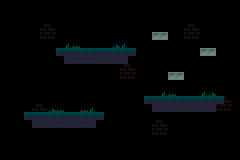

A level layout from a 2D game, rendered from its tile map. Below: a short description, then the map file with its tile-grid data intact:
An orthogonal 30x20 tile map with 8x8 px tiles, 3 tile layers (bg, solid, deco) and 1 object (player).

<map version="1.10" tiledversion="1.11.0" orientation="orthogonal" renderorder="right-down" width="30" height="20" tilewidth="8" tileheight="8" infinite="0" nextlayerid="6" nextobjectid="6">
 <tileset firstgid="1" source="tileset_1.tsx" />
 <layer id="1" name="bg" width="30" height="20">
  <data encoding="csv">
1,1,1,1,1,1,1,1,1,1,1,1,1,1,1,1,1,1,1,1,1,1,1,1,1,1,1,1,1,1,
1,1,1,1,1,1,1,1,1,1,1,1,1,1,1,1,1,1,1,1,1,1,1,1,1,1,1,1,1,1,
1,1,1,1,1,1,1,1,1,1,1,1,1,1,1,1,1,1,1,1,1,1,1,1,1,1,1,1,1,1,
1,1,1,1,1,10,11,1,1,1,1,1,1,1,1,1,1,1,1,1,1,1,1,10,11,1,1,1,1,1,
1,1,1,1,1,18,19,1,1,1,1,1,1,1,1,1,1,1,1,1,1,1,1,18,19,1,1,1,1,1,
1,1,1,1,1,1,1,1,1,1,1,1,1,1,1,1,1,1,1,1,1,1,1,1,1,1,1,1,1,1,
1,1,1,1,1,1,1,1,1,1,1,1,1,1,1,1,1,1,1,1,1,1,1,1,1,1,1,1,1,1,
1,1,1,1,1,1,1,1,1,1,1,1,1,1,1,1,1,1,1,1,1,1,1,1,1,1,1,1,1,1,
1,1,1,1,1,1,1,1,1,1,1,1,1,1,1,10,11,1,1,1,1,1,1,1,1,1,1,1,1,1,
1,1,1,1,1,1,1,1,1,1,1,1,1,1,1,18,19,1,1,1,1,1,1,1,1,1,1,1,1,1,
1,1,1,1,1,1,1,1,1,1,1,1,1,1,1,1,1,1,1,1,1,1,1,1,1,1,1,1,1,1,
1,1,1,1,1,1,1,1,1,1,1,1,1,1,1,1,1,1,1,1,1,1,1,1,1,1,1,1,1,1,
1,1,1,1,1,1,1,1,1,1,1,1,1,1,1,1,1,1,1,1,1,1,1,1,1,1,1,10,11,1,
1,1,1,1,10,11,1,1,1,1,1,1,1,1,1,1,1,1,1,1,1,1,1,1,1,1,1,18,19,1,
1,1,1,1,18,19,1,1,1,1,1,1,1,1,1,1,1,1,1,1,1,1,1,1,1,1,1,1,1,1,
1,1,1,1,1,1,1,1,1,1,1,1,1,1,1,1,1,1,1,10,11,1,1,1,1,1,1,1,1,1,
1,1,1,1,1,1,1,1,1,1,1,1,1,1,1,1,1,1,1,18,19,1,1,1,1,1,1,1,1,1,
1,1,1,1,1,1,1,1,1,1,1,1,1,1,1,1,1,1,1,1,1,1,1,1,1,1,1,1,1,1,
1,1,1,1,1,1,1,1,1,1,1,1,1,1,1,1,1,1,1,1,1,1,1,1,1,1,1,1,1,1,
1,1,1,1,1,1,1,1,1,1,1,1,1,1,1,1,1,1,1,1,1,1,1,1,1,1,1,1,1,1
</data>
 </layer>
 <objectgroup id="4" name="objs">
  <object id="2" name="player" x="64" y="112">
   <point />
  </object>
 </objectgroup>
 <layer id="2" name="solid" width="30" height="20">
  <data encoding="csv">
0,0,0,0,0,0,0,0,0,0,0,0,0,0,0,0,0,0,0,0,0,0,0,0,0,0,0,0,0,0,
0,0,0,0,0,0,0,0,0,0,0,0,0,0,0,0,0,0,0,0,0,0,0,0,0,0,0,0,0,0,
0,0,0,0,0,0,0,0,0,0,0,0,0,0,0,0,0,0,0,0,0,0,0,0,0,0,0,0,0,0,
0,0,0,0,0,0,0,0,0,0,0,0,0,0,0,0,0,0,0,0,0,0,0,0,0,0,0,0,0,0,
0,0,0,0,0,0,0,0,0,0,0,0,0,0,0,0,0,0,0,64,64,0,0,0,0,0,0,0,0,0,
0,0,0,0,0,0,0,0,0,0,0,0,0,0,0,0,0,0,0,0,0,0,0,0,0,0,0,0,0,0,
0,0,0,0,0,0,0,45,47,47,45,45,47,47,45,45,47,0,0,0,0,0,0,0,0,64,64,0,0,0,
0,0,0,0,0,0,0,0,59,50,50,50,60,34,34,34,0,0,0,0,0,0,0,0,0,0,0,0,0,0,
0,0,0,0,0,0,0,0,0,0,0,0,0,0,0,0,0,0,0,0,0,0,0,0,0,0,0,0,0,0,
0,0,0,0,0,0,0,0,0,0,0,0,0,0,0,0,0,0,0,0,0,64,64,0,0,0,0,0,0,0,
0,0,0,0,0,0,0,0,0,0,0,0,0,0,0,0,0,0,0,0,0,0,0,0,0,0,0,0,0,0,
0,0,0,0,0,0,0,0,0,0,0,0,0,0,0,0,0,0,0,0,0,0,0,0,0,0,0,0,0,0,
0,0,0,0,0,0,0,0,0,0,0,0,0,0,0,0,0,0,45,47,47,45,45,47,47,45,45,47,0,0,
0,0,0,0,0,0,0,0,0,0,0,0,0,0,0,0,0,0,0,34,34,52,34,34,34,52,34,0,0,0,
0,0,0,45,47,47,45,45,47,47,45,45,47,0,0,0,0,0,0,0,0,0,0,0,0,0,0,0,0,0,
0,0,0,0,34,34,58,50,57,58,50,57,0,0,0,0,0,0,0,0,0,0,0,0,0,0,0,0,0,0,
0,0,0,0,0,0,0,0,0,0,0,0,0,0,0,0,0,0,0,0,0,0,0,0,0,0,0,0,0,0,
0,0,0,0,0,0,0,0,0,0,0,0,0,0,0,0,0,0,0,0,0,0,0,0,0,0,0,0,0,0,
0,0,0,0,0,0,0,0,0,0,0,0,0,0,0,0,0,0,0,0,0,0,0,0,0,0,0,0,0,0,
0,0,0,0,0,0,0,0,0,0,0,0,0,0,0,0,0,0,0,0,0,0,0,0,0,0,0,0,0,0
</data>
 </layer>
 <layer id="5" name="deco" width="30" height="20">
  <data encoding="csv">
0,0,0,0,0,0,0,0,0,0,0,0,0,0,0,0,0,0,0,0,0,0,0,0,0,0,0,0,0,0,
0,0,0,0,0,0,0,0,0,0,0,0,0,0,0,0,0,0,0,0,0,0,0,0,0,0,0,0,0,0,
0,0,0,0,0,0,0,0,0,0,0,0,0,0,0,0,0,0,0,0,0,0,0,0,0,0,0,0,0,0,
0,0,0,0,0,0,0,0,0,0,0,0,0,0,0,0,0,0,0,0,0,0,0,0,0,0,0,0,0,0,
0,0,0,0,0,0,0,0,0,0,0,0,0,0,0,0,0,0,0,0,0,0,0,0,0,0,0,0,0,0,
0,0,0,0,0,0,0,0,25,26,0,0,0,0,28,25,0,0,0,0,0,0,0,0,0,0,0,0,0,0,
0,0,0,0,0,0,0,0,0,0,0,0,0,0,0,0,0,0,0,0,0,0,0,0,0,0,0,0,0,0,
0,0,0,0,0,0,0,0,0,0,0,0,0,0,0,0,0,0,0,0,0,0,0,0,0,0,0,0,0,0,
0,0,0,0,0,0,0,0,0,0,0,0,0,0,0,0,0,0,0,0,0,0,0,0,0,0,0,0,0,0,
0,0,0,0,0,0,0,0,0,0,0,0,0,0,0,0,0,0,0,0,0,0,0,0,0,0,0,0,0,0,
0,0,0,0,0,0,0,0,0,0,0,0,0,0,0,0,0,0,0,0,0,0,0,0,0,0,0,0,0,0,
0,0,0,0,0,0,0,0,0,0,0,0,0,0,0,0,0,0,0,0,25,26,0,0,0,25,28,0,0,0,
0,0,0,0,0,0,0,0,0,0,0,0,0,0,0,0,0,0,0,0,0,0,0,0,0,0,0,0,0,0,
0,0,0,0,0,0,28,26,0,0,26,25,0,0,0,0,0,0,0,0,0,0,0,0,0,0,0,0,0,0,
0,0,0,0,0,0,0,0,0,0,0,0,0,0,0,0,0,0,0,0,0,0,0,0,0,0,0,0,0,0,
0,0,0,0,0,0,0,0,0,0,0,0,0,0,0,0,0,0,0,0,0,0,0,0,0,0,0,0,0,0,
0,0,0,0,0,0,0,0,0,0,0,0,0,0,0,0,0,0,0,0,0,0,0,0,0,0,0,0,0,0,
0,0,0,0,0,0,0,0,0,0,0,0,0,0,0,0,0,0,0,0,0,0,0,0,0,0,0,0,0,0,
0,0,0,0,0,0,0,0,0,0,0,0,0,0,0,0,0,0,0,0,0,0,0,0,0,0,0,0,0,0,
0,0,0,0,0,0,0,0,0,0,0,0,0,0,0,0,0,0,0,0,0,0,0,0,0,0,0,0,0,0
</data>
 </layer>
</map>